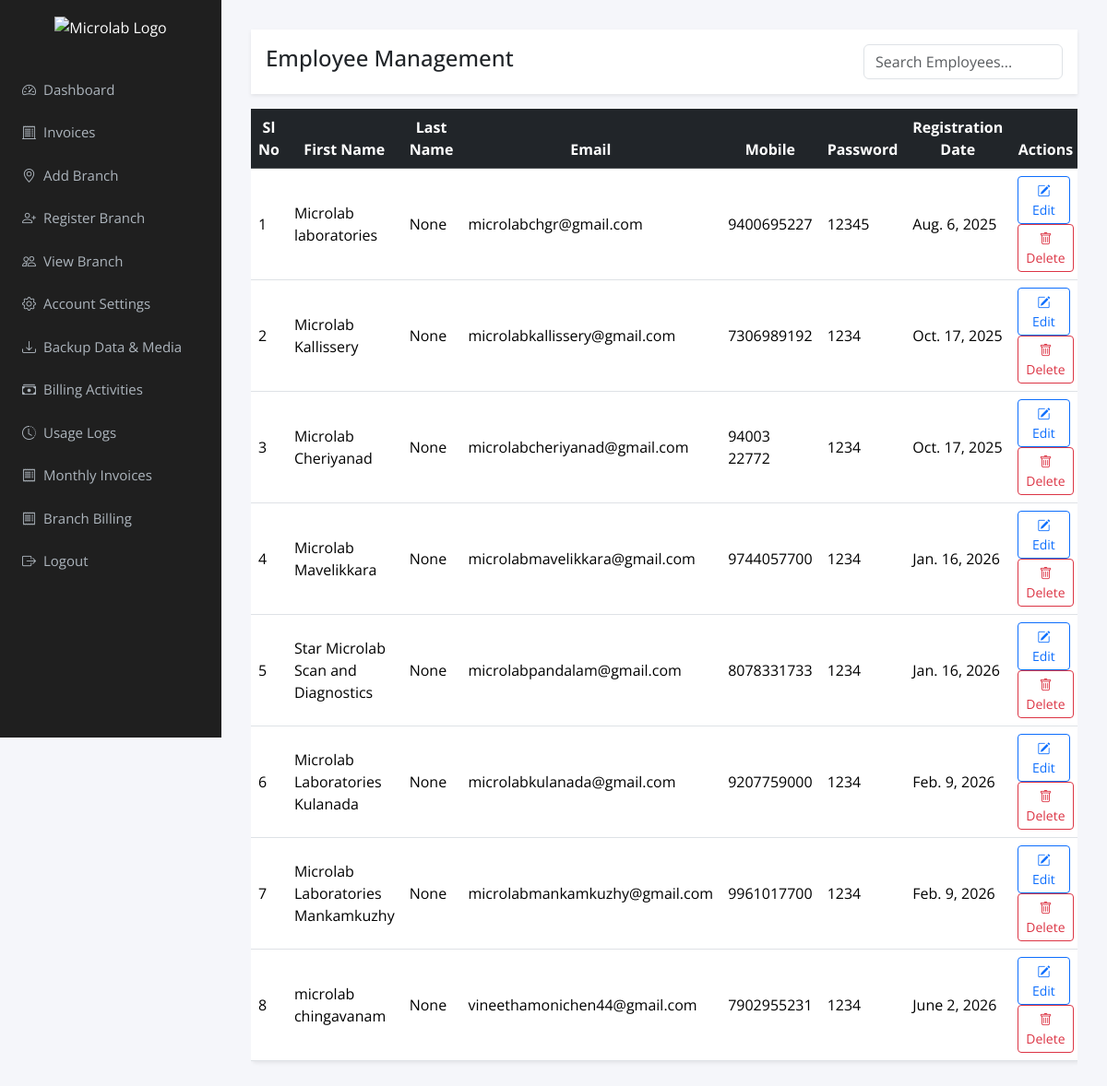
Page /view_branches (signed in) on the committed database.
### myapp/models.py (models this page shows, shortened)
class Registration(models.Model):
    First_name = models.CharField(max_length=200, null=True, blank=True)
    Last_name = models.CharField(max_length=200, null=True, blank=True)
    Email = models.EmailField(max_length=200, null=True, blank=True)
    Password = models.CharField(max_length=200, null=True, blank=True)
    Mobile_Number = models.CharField(max_length=200, null=True, blank=True)
    Registration_date = models.DateField(max_length=200, null=True, blank=True)
    Image = models.ImageField(upload_to='logo/', blank=True, null=True)
    gst_num = models.CharField(max_length=200, null=True, blank=True)
    address = models.TextField(max_length=1000, null=True, blank=True)
    User_Agreement = models.BooleanField(default=False)
    User_role = models.CharField(max_length=200, null=True, blank=True)
    created_at = models.DateField(auto_now_add=True, null=True, blank=True)
    user = models.OneToOneField(User, on_delete=models.CASCADE, null=True)
    edit_allowed = models.CharField(
        max_length=200,
        null=True,
        blank=True,
        default="False"
    )
    smtp_host = models.CharField(
        max_length=200,
        null=True,
        blank=True,
        default='smtp.gmail.com'
    )
    smtp_port = models.IntegerField(
        null=True,
        blank=True,
        default=587
    )
    smtp_email = models.EmailField(
        max_length=200,
        null=True,
        blank=True
    )
    smtp_password = models.CharField(
        max_length=500,
        null=True,
        blank=True
    )
    smtp_use_tls = models.BooleanField(default=True)
    payment_status=models.CharField(max_length=200, null=True, blank=True)
    payment_expiry= models.CharField(max_length=200, null=True, blank=True)

### myapp/views.py (the view)
# urls.py: path('view_branches', views.view_staffs, name='view_staffs'),
def view_staffs(request):
    bok = get_object_or_404(Registration, id=request.session.get('logg'))
    view_s =  Registration.objects.filter(User_role = 'employee')
    return render(request, 'view_staffs.html',{'bok':bok,'view_s':view_s} )

### templates/view_staffs.html (shortened to what this page needs)
{% include 'admin_navbar.html' %}
<div class="main-content">
    <div class="topbar d-flex justify-content-between align-items-center mb-3">
        <h4>Employee Management</h4>
        <input type="text" id="searchInput" class="form-control w-25" placeholder="Search Employees..." onkeyup="filterTable()">
    </div>
    <div class="table-responsive">
        <table class="table table-hover align-middle shadow-sm rounded" id="employeeTable">
            <thead class="table-dark text-center">
                <tr style="background-color: aliceblue; color: black;">
                    <th>Sl No</th>
                    <th>First Name</th>
                    <th>Last Name</th>
                    <th>Email</th>
                    <th>Mobile</th>
                    <th>Password</th>
                    <th>Registration Date</th>
                    <th>Actions</th>
                </tr>
            </thead>
            <tbody>
                {% for leave in view_s %}
                <tr>
                    <td>{{ forloop.counter }}</td>
                    <td>{{ leave.First_name }}</td>
                    <td>{{ leave.Last_name }}</td>
                    <td>{{ leave.Email }}</td>
                    <td>{{ leave.Mobile_Number }}</td>
                    <td>{{ leave.Password }}</td>
                    <td>{{ leave.Registration_date }}</td>
                    <td class="text-center">
                        <button type="button" class="btn btn-sm btn-outline-primary me-1" data-bs-toggle="modal" data-bs-target="#editEmployeeModal{{ leave.id }}">
                            <i class="bi bi-pencil-square"></i> Edit
                        </button>
                        <button type="button" class="btn btn-sm btn-outline-danger" onclick="confirmDelete('{% url 'del_employee' leave.id %}')">
                            <i class="bi bi-trash"></i> Delete
                        </button>
                    </td>
                </tr>
                {% endfor %}
            </tbody>
        </table>
    </div>
</div>
<link href="https://cdn.jsdelivr.net/npm/bootstrap-icons@1.10.5/font/bootstrap-icons.css" rel="stylesheet">

### templates/admin_navbar.html (style rules this page uses)
body { font-family: 'Open Sans', sans-serif; background-color: #f5f6fa; margin: 0; }
.main-content { margin-left: 240px; padding: 2rem; transition: margin-left 0.3s ease; }
.topbar { background-color: #fff; padding: 1rem; display: flex; justify-content: space-between; align-items: center; position: sticky; top: 0; z-index: 1000; box-shadow: 0 2px 4px rgba(0,0,0,0.08); }

### rows in the picture
Registration: First_name "Microlab laboratories", Last_name "None", Email "microlabchgr@gmail.com", Mobile_Number "9400695227", Password "12345", Registration_date "Aug. 6, 2025"
Registration: First_name "Microlab Kallissery", Last_name "None", Email "microlabkallissery@gmail.com", Mobile_Number "7306989192", Password "1234", Registration_date "Oct. 17, 2025"
Registration: First_name "Microlab Cheriyanad", Last_name "None", Email "microlabcheriyanad@gmail.com", Mobile_Number "94003 22772", Password "1234", Registration_date "Oct. 17, 2025"
Registration: First_name "Microlab Mavelikkara", Last_name "None", Email "microlabmavelikkara@gmail.com", Mobile_Number "9744057700", Password "1234", Registration_date "Jan. 16, 2026"
Registration: First_name "Star Microlab Scan and Diagnostics", Last_name "None", Email "microlabpandalam@gmail.com", Mobile_Number "8078331733", Password "1234", Registration_date "Jan. 16, 2026"
Registration: First_name "Microlab Laboratories Kulanada", Last_name "None", Email "microlabkulanada@gmail.com", Mobile_Number "9207759000", Password "1234", Registration_date "Feb. 9, 2026"
Registration: First_name "Microlab Laboratories Mankamkuzhy", Last_name "None", Email "microlabmankamkuzhy@gmail.com", Mobile_Number "9961017700", Password "1234", Registration_date "Feb. 9, 2026"
Registration: First_name "microlab chingavanam", Last_name "None", Email "vineethamonichen44@gmail.com", Mobile_Number "7902955231", Password "1234", Registration_date "June 2, 2026"
